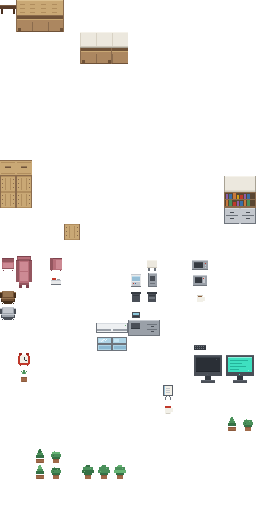
#> input picture src/assets/tilesets/office-tileset.png, 256 x 512 px
$ python verify_tileset_render.py
#> lines starting #> are read from the running program, lines starting #| are printed output that depends on the picture
import os
"""Render office.tmj with the (new) generated tilesets -> office-new.png.

Layers drawn: floor, walls, furniture-below, furniture-above (collision
skipped). Gids are masked with 0x1FFFFFFF; Tiled H/V/D flip flags are
applied. Tiles are 16px in the atlas, pasted at 32px.
"""
import json
from PIL import Image

MAP = os.path.join(os.path.dirname(__file__), "..", "src", "assets", "maps", "office.tmj")
TS = os.path.join(os.path.dirname(__file__), "..", "src", "assets", "tilesets")
OUT = os.path.join(os.path.dirname(__file__), "..", "office-new.png")
SCALE = 2  # 16px tiles -> 32px on screen

SHEETS = [
    (1, Image.open(os.path.join(TS, "office-tileset.png")).convert("RGBA"), 512),
    (513, Image.open(os.path.join(TS, "a5-office-floors-walls.png")).convert("RGBA"), 512),
    (1025, Image.open(os.path.join(TS, "interiors.png")).convert("RGBA"), 1424),
]
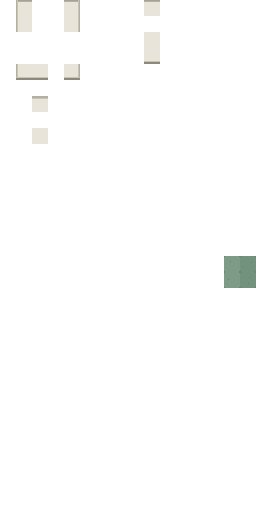
#> input picture src/assets/tilesets/a5-office-floors-walls.png, 256 x 512 px
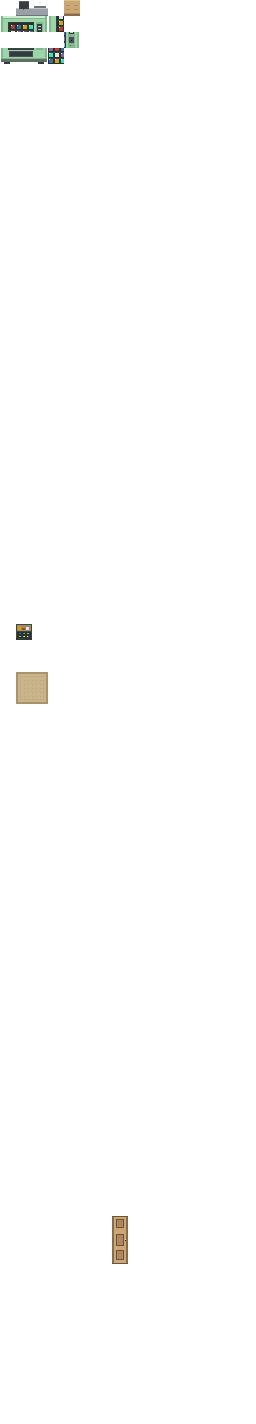
#> input picture src/assets/tilesets/interiors.png, 256 x 1424 px

def tile_for(gid):
    for first, sheet, count in reversed(SHEETS):
        if gid >= first:
            tid = gid - first
            if tid >= count:
                return None
            x, y = (tid % 16) * 16, (tid // 16) * 16
            return sheet.crop((x, y, x + 16, y + 16))
    return None

def apply_flags(tile, raw):
    H, V, D = 0x80000000, 0x40000000, 0x20000000
    if raw & D:
        tile = tile.transpose(Image.TRANSPOSE)
    if raw & H:
        tile = tile.transpose(Image.FLIP_LEFT_RIGHT)
    if raw & V:
        tile = tile.transpose(Image.FLIP_TOP_BOTTOM)
    return tile

def main():
#> (the run stopped early here; a loop or call above may not have finished)
